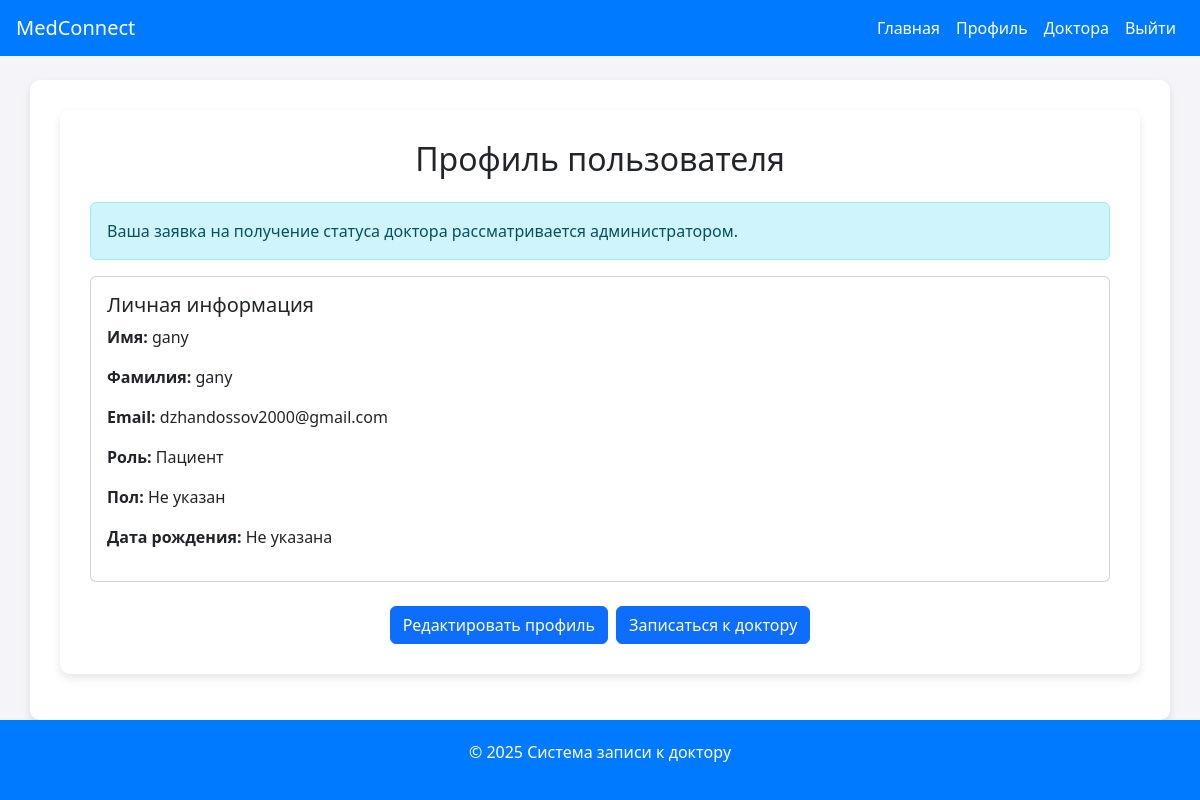
The page /profile/ (signed in) on the database its author committed.
### myapp/models.py (models this page shows, shortened)
class User(AbstractUser):
    is_doctor = models.BooleanField(default=False)
    is_patient = models.BooleanField(default=True)
    username = None
    email = models.EmailField(unique=True)
    gender_choices = [
        ('M', 'Мужчина'),
        ('F', 'Женщина'),
    ]
    gender = models.CharField(max_length=1, choices=gender_choices, null=True, blank=True)
    date_of_birth = models.DateField(null=True, blank=True)
    USERNAME_FIELD = 'email'
    REQUIRED_FIELDS = ['first_name', 'last_name']
    objects = CustomUserManager()

### myapp/views.py (the view)
# urls.py: path('profile/', views.profile, name='profile'),
@login_required
def profile(request):
    user = request.user
    today = timezone.now().date()
    user_appointments = Appointment.objects.filter(patient=user,date__gte=today).order_by('date')
    doctor_appointments_today = []
    if user.is_doctor:
        doctor_appointments_today = Appointment.objects.filter(doctor__user=user,date__date=today
        ).select_related('patient').order_by('date')
    return render(request, 'profile.html', {
        'user_appointments': user_appointments,
        'doctor_appointments_today': doctor_appointments_today,
    })

### myapp/templates/profile.html (shortened to what this page needs)
{% extends 'base.html' %}
{% block content %}
<div class="container">
    <h2 class="text-center mb-4">Профиль пользователя</h2>
    {% if not user.is_doctor and user.doctor %}
        <div class="alert alert-info">
            Ваша заявка на получение статуса доктора рассматривается администратором.
        </div>
    {% endif %}
    <div class="card mb-4">
        <div class="card-body">
            <h5 class="card-title">Личная информация</h5>
            <p><strong>Имя:</strong> {{ user.first_name }}</p>
            <p><strong>Фамилия:</strong> {{ user.last_name }}</p>
            <p><strong>Email:</strong> {{ user.email }}</p>
            <p><strong>Роль:</strong>
                {% if user.is_doctor %}
                    Доктор
                {% else %}
                    Пациент
                {% endif %}
            </p>
            <p><strong>Пол:</strong> {% if user.gender %}{{ user.get_gender_display }}{% else %}Не указан{% endif %}</p>
            <p><strong>Дата рождения:</strong> {% if user.date_of_birth %}{{ user.date_of_birth|date:"d.m.Y" }}{% else %}Не указана{% endif %}</p>
        </div>
    </div>
    <div class="d-flex gap-2 justify-content-center">
        <a href="{% url 'edit_profile' %}" class="btn btn-primary">Редактировать профиль</a>
        {% if not user.is_doctor %}
            <a href="{% url 'doctor_list' %}" class="btn btn-primary">Записаться к доктору</a>
        {% endif %}
    </div>
</div>
{% endblock %}

### myapp/templates/base.html (style rules this page uses)
html, body { height: 100%; margin: 0; background-color: #f4f4f9; }
.container { background-color: white; padding: 30px; border-radius: 10px; box-shadow: 0 4px 8px rgba(0,0,0,0.1); }

### rows shown on the page
User: first_name "gany", last_name "gany", email "dzhandossov2000@gmail.com"
